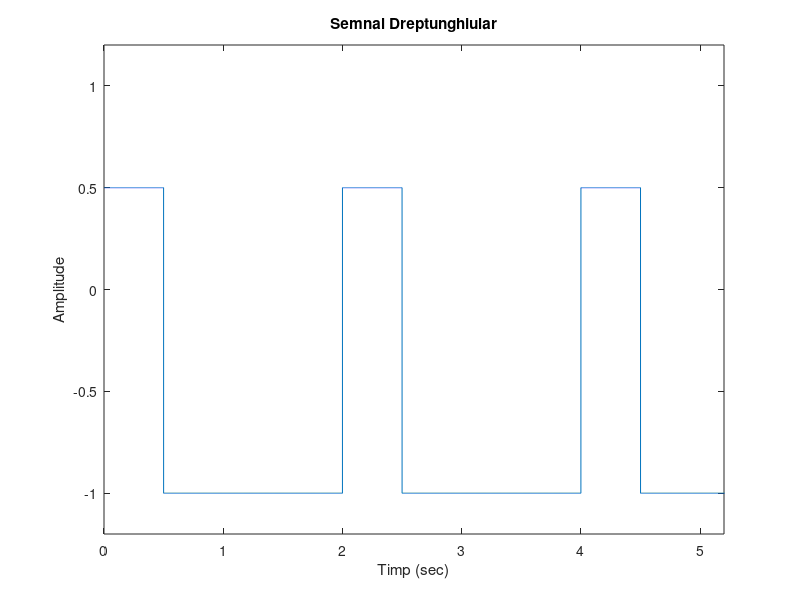

Reproduce this figure in MATLAB.
function tema1()

Fs = 5000;
t = 0:1/Fs:100;

x = square(pi*t,25);%generez un semnal dreptunghiular

for i = 1:1:length(x)
   if x(i) > 0
       x(i) = x(i)/2;
   end
end

plot(t,x)
axis([0 5.2 -1.2 1.2])
xlabel('Timp (sec)')
ylabel('Amplitude')
title('Semnal Dreptunghiular')

end